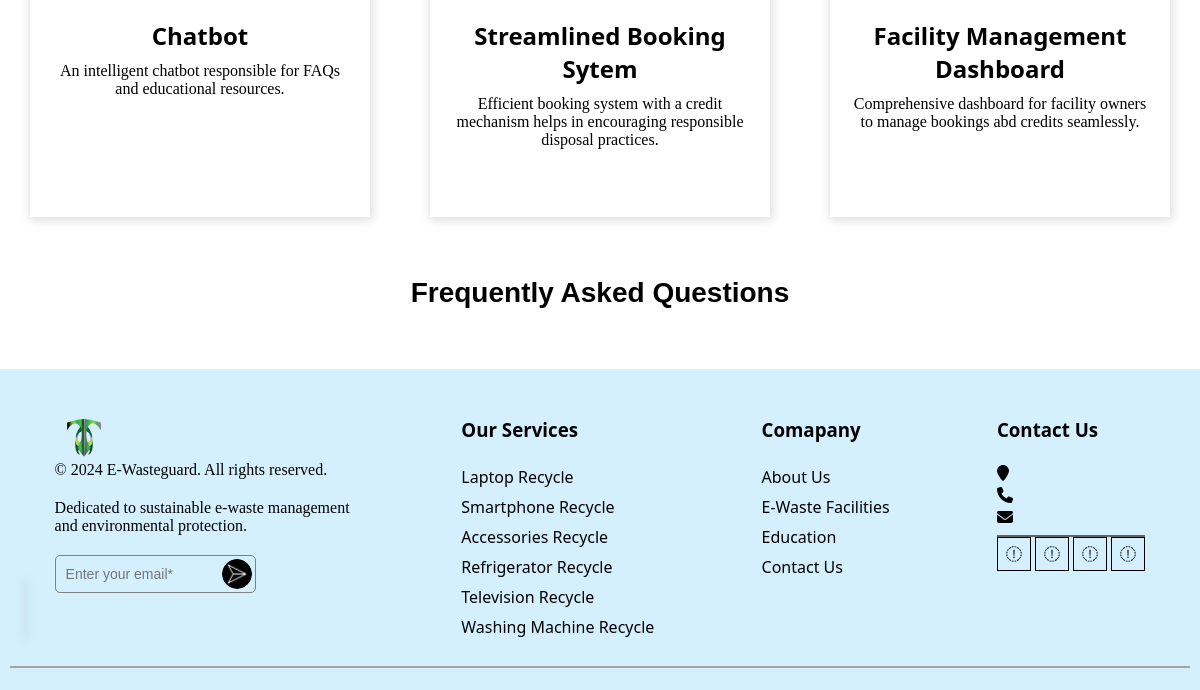
Before: / (lower part) with the older database file.
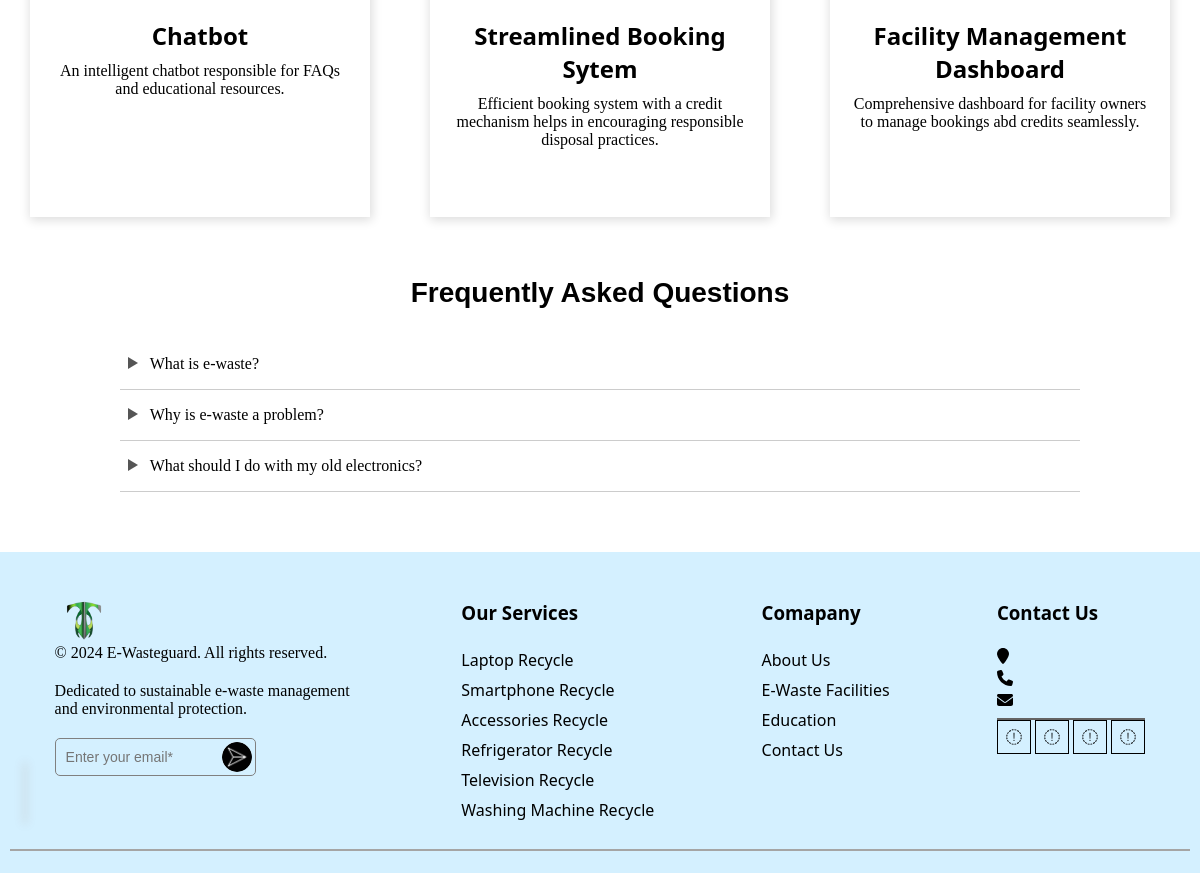
After: the same page with the newer database file.
### myApp/models.py (models this page shows)
class QNA(models.Model):
    questions = models.CharField(max_length=1000)
    answers = models.CharField(max_length=10000)

### myApp/views.py (the view)
# urls.py: path('', views.index, name='index'),
def index(request):
    page = ''
    questions = QNA.objects.all()
    context = {
        'questions' : questions,
        'page' : page
    }
    return render(request, 'index.html', context)

### templates/index.html (shortened to what this page needs)
{% extends "base.html" %}
    {% block css %}../static/index.css{% endblock css %}
    {% block body %}
    <div class="points">
        <div class="points-part1">
            <div class="points-card">
                <div class="points-content">
                    <h2>Chatbot</h2>
                    <p>An intelligent chatbot responsible for FAQs and educational resources.</p>
                </div>
            </div>
            <div class="points-card">
                <div class="points-content">
                    <h2>Streamlined Booking Sytem</h2>
                    <p>Efficient booking system with a credit mechanism helps in encouraging responsible disposal practices.</p>
                </div>
            </div>
            <div class="points-card">
                <div class="points-content">
                    <h2>Facility Management Dashboard</h2>
                    <p>Comprehensive dashboard for facility owners to manage bookings abd credits seamlessly.</p>
                </div>
            </div>
        </div>
    </div>
    <div class="faq-section">
        <h2>Frequently Asked Questions</h2>
        <ul class="faq">
        {% for question in questions %}
        <li>
            <div class="q">
                <span class="arrow"></span>
                <span style="
                background-color: white;">{{question.questions}}</span>
            </div>
        </li>
        {% endfor %}
    </ul>
    </div>
    {% endblock body %}

Changed rows visible on the page:
added QNA: questions "What is e-waste?"
added QNA: questions "Why is e-waste a problem?"
added QNA: questions "What should I do with my old electronics?"
